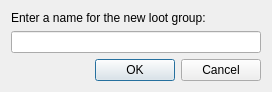
<?xml version="1.0" encoding="UTF-8"?>
<ui version="4.0">
 <class>CreateNewLootGroup</class>
 <widget class="QDialog" name="CreateNewLootGroup">
  <property name="geometry">
   <rect>
    <x>0</x>
    <y>0</y>
    <width>272</width>
    <height>86</height>
   </rect>
  </property>
  <property name="windowTitle">
   <string>Create New Loot Group</string>
  </property>
  <layout class="QVBoxLayout" name="verticalLayout">
   <item>
    <widget class="QLabel" name="label">
     <property name="text">
      <string>Enter a name for the new loot group:</string>
     </property>
    </widget>
   </item>
   <item>
    <widget class="QLineEdit" name="lineEdit_LootGroupName"/>
   </item>
   <item>
    <widget class="QDialogButtonBox" name="buttonBox">
     <property name="orientation">
      <enum>Qt::Horizontal</enum>
     </property>
     <property name="standardButtons">
      <set>QDialogButtonBox::Cancel|QDialogButtonBox::Ok</set>
     </property>
    </widget>
   </item>
  </layout>
 </widget>
 <resources/>
 <connections>
  <connection>
   <sender>buttonBox</sender>
   <signal>accepted()</signal>
   <receiver>CreateNewLootGroup</receiver>
   <slot>accept()</slot>
   <hints>
    <hint type="sourcelabel">
     <x>248</x>
     <y>254</y>
    </hint>
    <hint type="destinationlabel">
     <x>157</x>
     <y>274</y>
    </hint>
   </hints>
  </connection>
  <connection>
   <sender>buttonBox</sender>
   <signal>rejected()</signal>
   <receiver>CreateNewLootGroup</receiver>
   <slot>reject()</slot>
   <hints>
    <hint type="sourcelabel">
     <x>316</x>
     <y>260</y>
    </hint>
    <hint type="destinationlabel">
     <x>286</x>
     <y>274</y>
    </hint>
   </hints>
  </connection>
 </connections>
</ui>
